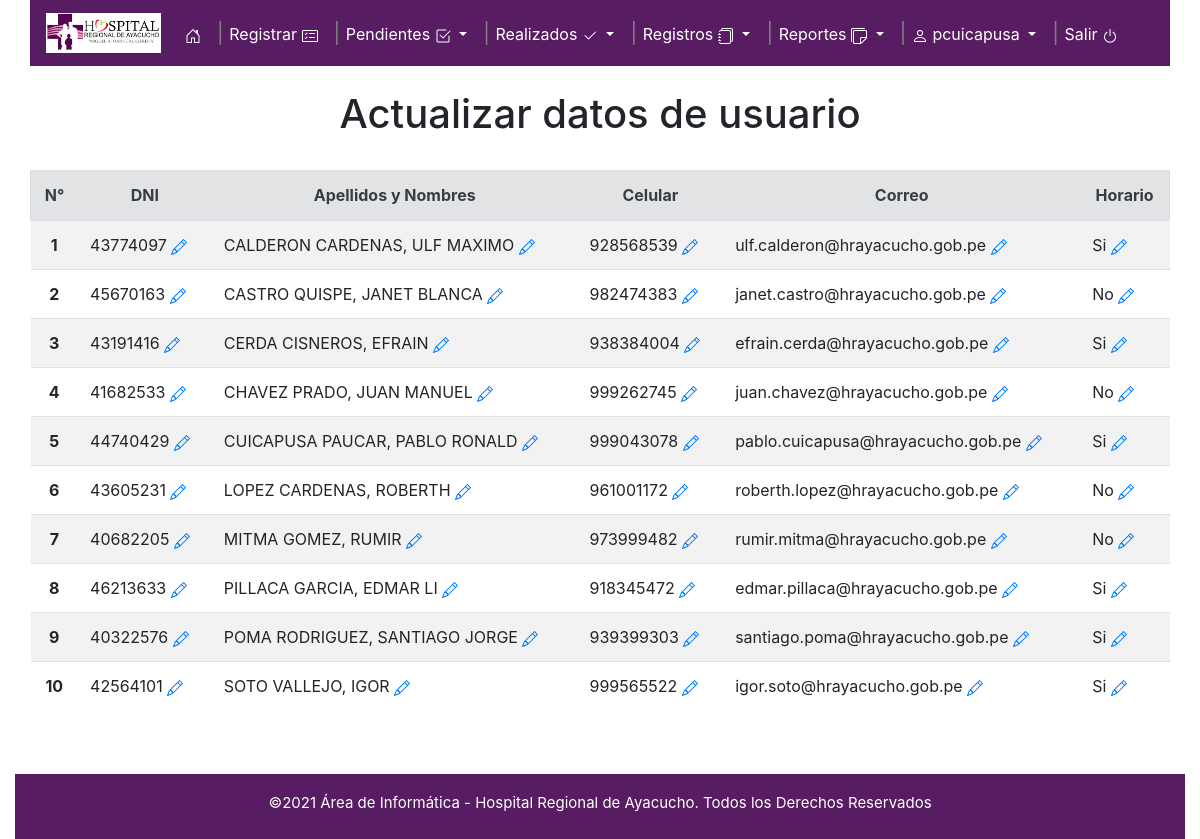
/update-usuario.php (signed in), run on the app's committed database.
### tables this page shows
CREATE TABLE IF NOT EXISTS `usuario` (
  `dni_usu` int(11) NOT NULL AUTO_INCREMENT,
  `user_usu` varchar(20) NOT NULL,
  `passw_usu` varchar(50) NOT NULL,
  `nombres_usu` varchar(50) NOT NULL,
  `apellidos_usu` varchar(50) NOT NULL,
  `celular_usu` int(9) DEFAULT NULL,
  `correo_usu` varchar(100) DEFAULT NULL,
  `fecha_reg_usu` datetime DEFAULT NULL,
  `user_reg_usu` varchar(50) DEFAULT NULL,
  `activo_usu` varchar(2) NOT NULL,
  PRIMARY KEY (`dni_usu`)
);

### update-usuario.php (the view, shortened to what this page needs)
<?php
if(!isset($_COOKIE['usuario'])){
	header('Location:index.php');
}else{
?>
<!doctype html>
<html lang="en">
<head>
    <link rel="stylesheet" href="css/bootstrap.min.css">
    <link rel="stylesheet" href="css/custom.css">
    <link rel="stylesheet" href="css/bootstrap.css">
	<link rel="stylesheet" type="text/css" href="highslide/highslide.css" />
</head>
<body>
	<div class="container-fluid">
		<div class="container-fluid">
		<?php include("menu-cabecera.php");?>
			<br/>
			<h1><center>Actualizar datos de usuario</center></h1>
			<br/>
			<table class="table table-striped" id="msgupdusu">
				<thead>
					<tr class="alert alert-secondary">
						<th scope="col"><center>N°</center></th>
						<th scope="col"><center>DNI</center></th>
						<th scope="col"><center>Apellidos y Nombres</center></th>
						<th scope="col"><center>Celular</center></th>
						<th scope="col"><center>Correo</center></th>
						<th scope="col"><center>Horario</center></th>
					</tr>
				</thead>
				<tbody>
					<?php
						mysqli_set_charset($connect, "utf8");
						$con = "SELECT dni_usu,concat(apellidos_usu,', ',nombres_usu) AS name,celular_usu,correo_usu,activo_usu
								FROM usuario ORDER BY name ASC";
						$query = mysqli_query($connect,$con);
						$query2 = mysqli_query($connect,$con);
						$i = 1;
						if($fila= mysqli_fetch_array($query2)){
							while($row= mysqli_fetch_array($query)){
								$dni_usu = $row['dni_usu'];
								$activo_usu = ucwords($row['activo_usu']);
								$names = $row['name'];
								$names = mb_convert_case($names, MB_CASE_UPPER, "UTF-8");
								$correo_usu = $row['correo_usu'];
								$celular_usu = $row['celular_usu'];
								print "
									<tr>
										<th><center>$i</center></th>
										<td>
											$dni_usu
											<a href='#' title='Editar DNI' onclick=\"return hs.htmlExpand(this,{ headingText:'Editar DNI'});\">
											</a>
														<input type='hidden' name='dni_usu' value='$dni_usu'/>
															<input type='text' name='dni_new' class='form-control' placeholder='DNI' value='$dni_usu'>
										</td>
										<td>
											$names
											<a href='#' title='Editar Apellidos y Nombres' onclick=\"return hs.htmlExpand(this,{ headingText:'Editar Apellidos y Nombres'});\">
											</a>
														<input type='hidden' name='dni_usu' value='$dni_usu'/>
														<input type='text' name='names_new' class='form-control' placeholder='Apellidos y Nombres' value='$names'>
										</td>
										<td>
											$celular_usu
											<a href='#' title='Editar Celular' onclick=\"return hs.htmlExpand(this,{ headingText:'Editar Celular'});\">
											</a>
														<input type='hidden' name='dni_usu' value='$dni_usu'/>
															<input type='text' name='celular_new' class='form-control' placeholder='DNI' value='$celular_usu'>
										</td>
										<td>
											$correo_usu
											<a href='#' title='Editar Correo' onclick=\"return hs.htmlExpand(this,{ headingText:'Editar Correo'});\">
											</a>
														<input type='hidden' name='dni_usu' value='$dni_usu'/>
														<input type='text' name='correo_new' class='form-control' placeholder='DNI' value='$correo_usu'>
										</td>
										<td>
											$activo_usu
											<a href='#' title='Editar Habilitado' onclick=\"return hs.htmlExpand(this,{ headingText:'Editar Habilitado'});\">
											</a>
														<input type='hidden' name='dni_usu' value='$dni_usu'/>
										</td>
									</tr>";
								$i++;
							}
						}else{
							print "
								<tr>
									<td class='alert alert-info' colspan='6'><center>No se tienen usuarios registrados</center></td>
								</tr>";
						}
					?>
				</tbody>
			</table>
			<br/>
		</div>
		<br/>
		<?php include("pie-pagina.php");?>
	</div>
</body>
</html>
<?php
}
?>

### gnusuario.php
<?php
require_once('configuracion.php');
if(isset($_COOKIE['usuario'])){
	$consulta="SELECT user_usu FROM usuario WHERE dni_usu='$_COOKIE[usuario]'";
	$respuesta=mysqli_query($connect,$consulta);
	if($fila=mysqli_fetch_array($respuesta)){
		$login = $fila[0];
	}
	print $login;
}else{
	header('location:index.php');
	}
?>

### data on the page
usuario: user_usu "pcuicapusa", dni_usu "44740429", names "CUICAPUSA PAUCAR, PABLO RONALD", celular_usu "999043078", correo_usu "pablo.cuicapusa@hrayacucho.gob.pe", activo_usu "Si"
usuario: dni_usu "43774097", names "CALDERON CARDENAS, ULF MAXIMO", celular_usu "928568539", correo_usu "ulf.calderon@hrayacucho.gob.pe", activo_usu "Si"
usuario: dni_usu "45670163", names "CASTRO QUISPE, JANET BLANCA", celular_usu "982474383", correo_usu "janet.castro@hrayacucho.gob.pe", activo_usu "No"
usuario: dni_usu "43191416", names "CERDA CISNEROS, EFRAIN", celular_usu "938384004", correo_usu "efrain.cerda@hrayacucho.gob.pe", activo_usu "Si"
usuario: dni_usu "41682533", names "CHAVEZ PRADO, JUAN MANUEL", celular_usu "999262745", correo_usu "juan.chavez@hrayacucho.gob.pe", activo_usu "No"
usuario: dni_usu "43605231", names "LOPEZ CARDENAS, ROBERTH", celular_usu "961001172", correo_usu "roberth.lopez@hrayacucho.gob.pe", activo_usu "No"
usuario: dni_usu "40682205", names "MITMA GOMEZ, RUMIR", celular_usu "973999482", correo_usu "rumir.mitma@hrayacucho.gob.pe", activo_usu "No"
usuario: dni_usu "46213633", names "PILLACA GARCIA, EDMAR LI", celular_usu "918345472", correo_usu "edmar.pillaca@hrayacucho.gob.pe", activo_usu "Si"
usuario: dni_usu "40322576", names "POMA RODRIGUEZ, SANTIAGO JORGE", celular_usu "939399303", correo_usu "santiago.poma@hrayacucho.gob.pe", activo_usu "Si"
usuario: dni_usu "42564101", names "SOTO VALLEJO, IGOR", celular_usu "999565522", correo_usu "igor.soto@hrayacucho.gob.pe", activo_usu "Si"
